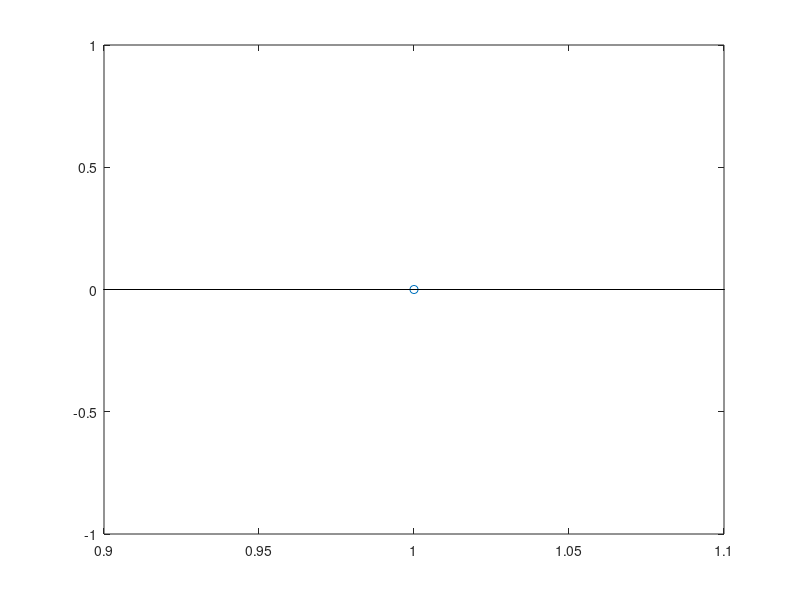

MATLAB code to generate this figure:
function calculate_displacement()
global mouse; 
global ax_vec;
global vx_vec;
global ax_sum;
global ay_vec;
global n;
global ii;
global d_count;

displacement = sum(vx_vec);%trapz(vx_vec);
vx_vec = [];
stem(d_count,displacement);
d_count = d_count + 1;
fprintf('Displacement is: %0.2f\n', displacement);
%fprintf('Vx is:\n');
%display(vx_vec);



end